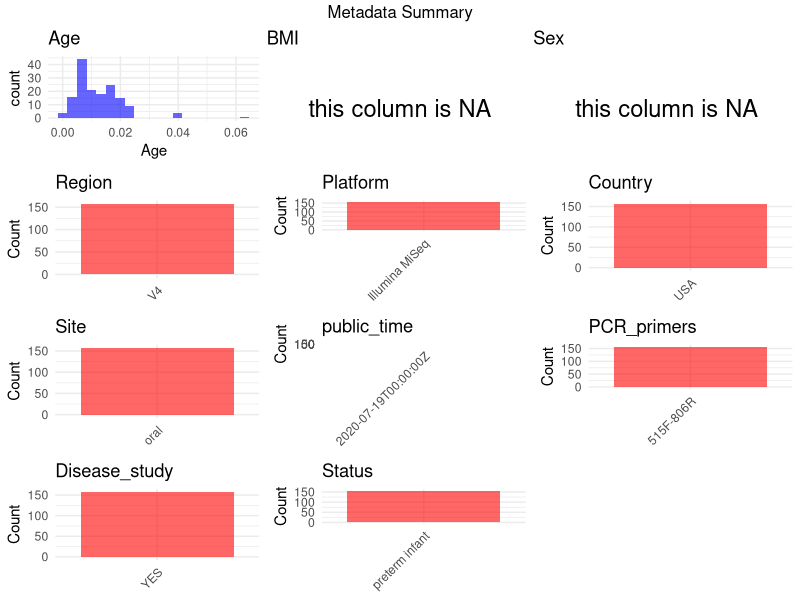

R code for this plot:
## ---- chunk 1
# Load necessary libraries
library(dplyr)
library(ggplot2)
library(gridExtra)

# Set working directory (update this path to your local directory)
setwd("D:/metadata/PRJEB39436")

# Read the initial metadata files
initial_meta <- read.csv("SraRunTable.csv", header = TRUE)
#initial_meta1 <- read.csv("SraRunTable1.csv", header = TRUE)

# Combine the two metadata files
meta <- rbind(initial_meta)

# Remove entries where Organism is "gut metagenome" (non-oral samples)
meta <- subset(meta, Organism == "human oral metagenome")

# Check the number of samples containing "HT" in Sample.Name (e.g., healthy controls)
nrow(subset(meta, grepl("HT", Sample.Name)))

# Display the first few rows of the metadata
head(meta)
## ---- chunk 2
# Create a uniform metadata dataframe
metadata <- data.frame(
  BioProject = meta$BioProject,
  Run = meta$Run,
  sample_name = meta$Sample.Name,
  Age = meta$Host_age / 365,  # To be filled Update based on you metadata
  BMI = NA,  # To be filled based on you metadata
  Sex = NA,  # To be filled based on you metadata
  Region = "V4",  # Update if different for your study
  Platform = meta$Instrument,
  Country = "USA",
  Site = "oral", # other names of this columns such as env_median, env_material
  public_time = meta$ReleaseDate,
  stringsAsFactors = FALSE
)
## ---- chunk 3
# Add information obtained from the publication
metadata$PCR_primers <- "515F-806R"  # Update based on the publication
metadata$title <- "Multiomic Analyses of Nascent Preterm Infant Microbiomes Differentiation Suggest Opportunities for Targeted Intervention"
metadata$Disease_study <- "YES"
metadata$Status <- "preterm infant"
# Assign disease status based on sample_name patterns
#metadata <- metadata %>%
#  mutate(Status = case_when(
#    grepl("DT", sample_name) ~ "T2DM",
#    grepl("HT|Tb", sample_name) ~ "HC"
#  ))
## ---- chunk 4
# Check the number of unique runs and sample names
print(paste("Number of unique runs:", length(unique(metadata$Run))))
print(paste("Number of unique sample names:", length(unique(metadata$sample_name))))
## ---- chunk 5
# Select columns for visualization
plot_data <- metadata %>%
  select(-BioProject, -Run, -sample_name, -title)

# Function to create simple plots for each column
create_simple_plots <- function(data) {
  plots <- list()
  
  for (col in colnames(data)) {
    # Check if the column is all NA
    if (all(is.na(data[[col]]))) {
      # Create an empty plot with text indicating all NA
      p <- ggplot() +
        annotate("text", x = 0.5, y = 0.5, label = "this column is NA", size = 6) +
        labs(title = col) +
        theme_void()
    } else if (is.numeric(data[[col]])) {
      # Numeric variable: histogram
      p <- ggplot(data, aes(x = .data[[col]])) +
        geom_histogram(fill = "blue", alpha = 0.6, bins = 20, na.rm = TRUE) +
        labs(title = col) +
        theme_minimal()
    } else {
      # Categorical variable: bar plot (remove NA values)
      count_data <- as.data.frame(table(data[[col]], useNA = "ifany"))
      p <- ggplot(count_data, aes(x = reorder(Var1, -Freq), y = Freq)) +
        geom_col(fill = "red", alpha = 0.6) +
        labs(title = col, x = NULL, y = "Count") +
        theme_minimal() +
        theme(axis.text.x = element_text(angle = 45, hjust = 1))
    }
    plots[[col]] <- p
  }
  
  return(plots)
}

# Generate and arrange plots
plots <- create_simple_plots(plot_data)
grid.arrange(grobs = plots, ncol = 3, top = "Metadata Summary")
## ---- chunk 6
# Reorder columns to match the desired format
metadata <- metadata[, c(
  "BioProject", "Run", "sample_name", "Age", "BMI", "Sex", 
  "Region", "Platform", "Country", "Site", "public_time", 
  "PCR_primers", "title", "Disease_study", "Status"
)]

# Export the uniform metadata to a CSV file
write.csv(metadata, file = "metadata.csv", quote = FALSE)
